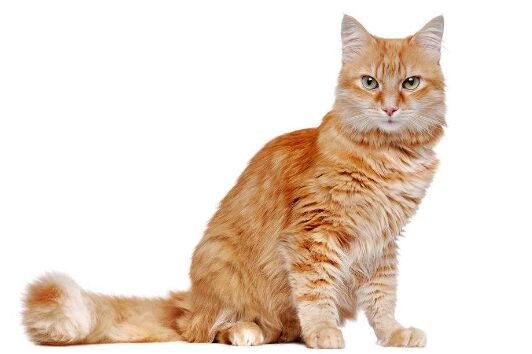
#> input picture 029 图像平移和旋转操作opencv_img_move/opencv_img_move/cat.jpg, 532 x 354 px
$ python move.py
#> lines starting #> are read from the running program, lines starting #| are printed output that depends on the picture

import cv2
import numpy as np

dx = 100
dy = 100

img = cv2.imread('cat.jpg', 1)
#> img is the input picture: shape (354, 532, 3); mean B, G, R 208, 220.4, 235.1
rows,cols,channel = img.shape
#> rows = 354; cols = 532; channel = 3
cv2.imshow('source',img)

matShift = np.float32([[1,0,dx],[0,1,dy]])
dst = cv2.warpAffine(img,matShift,(cols,rows))
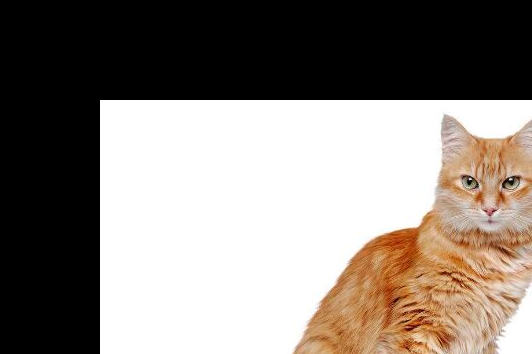
#> dst: shape (354, 532, 3); mean B, G, R 122.3, 129.3, 137.7

cv2.imshow('move',dst)
cv2.waitKey(0)
cv2.destroyAllWindows()
